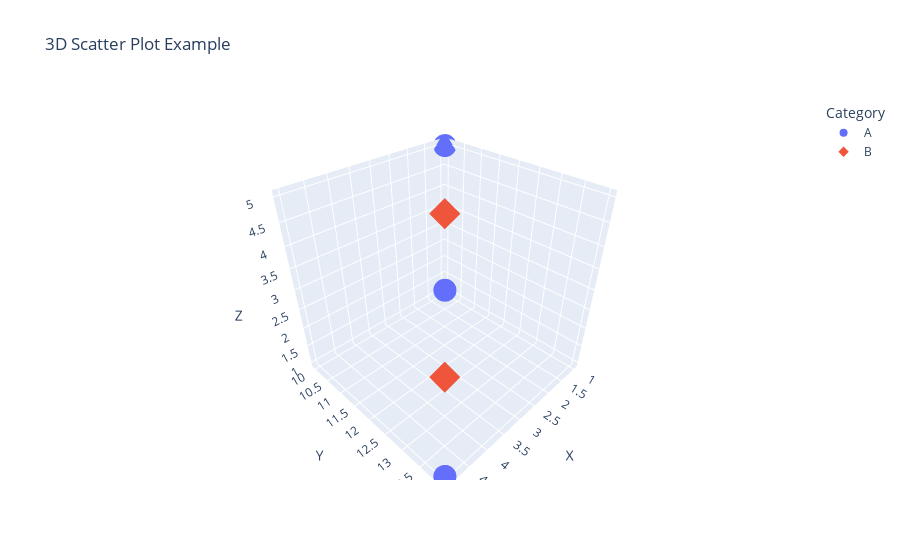

The code cell stored with this chart in its notebook:
### Markdown cell above
**Ans.**

### Code cell
import plotly.express as px
import pandas as pd

# Sample data
data = {
    'X': [1, 2, 3, 4, 5],
    'Y': [10, 11, 12, 13, 14],
    'Z': [5, 4, 3, 2, 1],
    'Category': ['A', 'B', 'A', 'B', 'A']
}

df = pd.DataFrame(data)

# Create 3D scatter plot
fig = px.scatter_3d(df, x='X', y='Y', z='Z', color='Category',
                    title='3D Scatter Plot Example',
                    symbol='Category', size_max=10)

fig.show()

### Figure 1 — Plotly figure (JSON) as saved in the notebook; plotly's stock layout.template omitted (floating-point values rounded to 4 significant figures)
{"data": [{"hovertemplate": "Category=A<br>X=%{x}<br>Y=%{y}<br>Z=%{z}<extra></extra>", "legendgroup": "A", "marker": {"color": "#636efa", "symbol": "circle"}, "mode": "markers", "name": "A", "scene": "scene", "showlegend": true, "type": "scatter3d", "x": [1, 3, 5], "y": [10, 12, 14], "z": [5, 3, 1]}, {"hovertemplate": "Category=B<br>X=%{x}<br>Y=%{y}<br>Z=%{z}<extra></extra>", "legendgroup": "B", "marker": {"color": "#EF553B", "symbol": "diamond"}, "mode": "markers", "name": "B", "scene": "scene", "showlegend": true, "type": "scatter3d", "x": [2, 4], "y": [11, 13], "z": [4, 2]}], "layout": {"autosize": true, "legend": {"title": {"text": "Category"}, "tracegroupgap": 0}, "scene": {"aspectmode": "auto", "aspectratio": {"x": 1, "y": 1, "z": 1}, "domain": {"x": [0, 1], "y": [0, 1]}, "xaxis": {"title": {"text": "X"}, "type": "linear"}, "yaxis": {"title": {"text": "Y"}, "type": "linear"}, "zaxis": {"title": {"text": "Z"}, "type": "linear"}}, "title": {"text": "3D Scatter Plot Example"}}}
